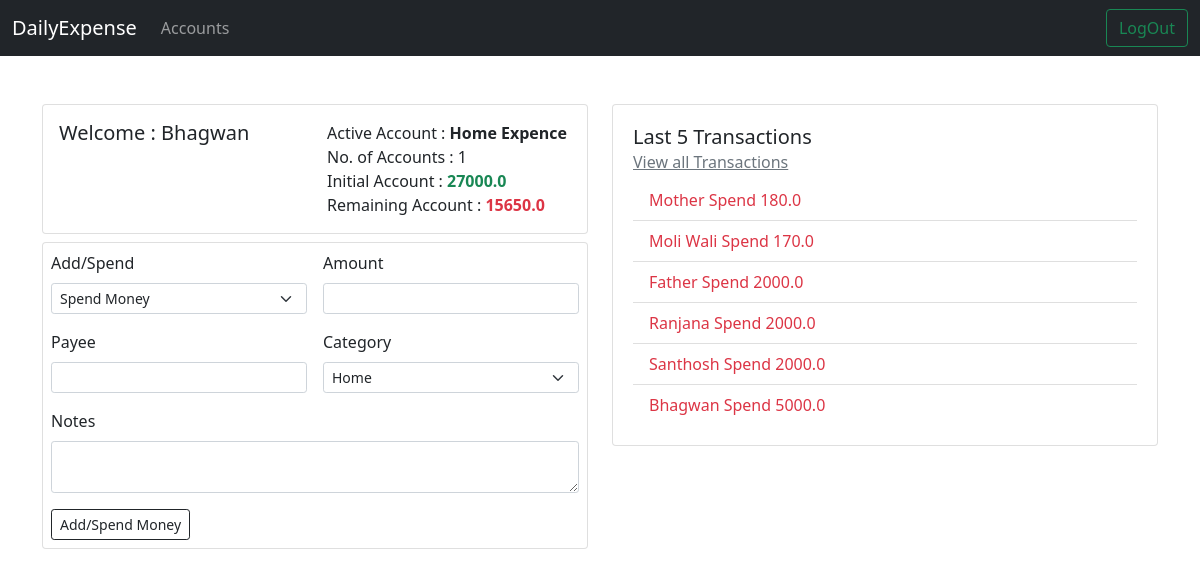
The page /dashboard (signed in) on the database its author committed.
### models.py (models this page shows)
class User(db.Model, UserMixin):
	id = db.Column(db.Integer, primary_key=True)
	username = db.Column(db.String(50), unique=True, nullable=False)
	email = db.Column(db.String(50), unique=True, nullable=False)
	password = db.Column(db.String(150), nullable=False)
	exp_account = db.relationship('ExpenceAccount')

class ExpenceAccount(db.Model):
	id = db.Column(db.Integer, primary_key=True)
	account_name = db.Column(db.String(100), nullable=False)
	category = db.Column(db.String(50), nullable=False)
	initial_amount = db.Column(db.Float, nullable=False)
	remaining_amount = db.Column(db.Float, nullable=False, default=0.0)
	created = db.Column(db.DateTime(timezone=True), nullable=False, default=func.now())
	current = db.Column(db.Integer, nullable=False, default=0)
	user_id = db.Column(db.Integer, db.ForeignKey('user.id'))
	expence = db.relationship('Expence')

class Expence(db.Model):
	id  = db.Column(db.Integer, primary_key=True)
	amount = db.Column(db.Float, nullable=False)
	payee = db.Column(db.String(150), nullable=False)
	category = db.Column(db.String(150), nullable=False)
	notes = db.Column(db.String(300), nullable=False)
	add_spend = db.Column(db.Integer, nullable=False, default=0)
	created = db.Column(db.DateTime(timezone=True), default=func.now())
	exp_acc_id = db.Column(db.Integer, db.ForeignKey('expence_account.id'))

### views.py (the view, shortened to what this page needs)
@views_bp.route('/dashboard', methods=['GET', 'POST'])
@login_required
def dashboard():
	form = AddSpend()
	user = User.query.filter_by(id=current_user.id).first()
	account = ExpenceAccount.query.filter_by(user_id=current_user.id).all()
	no_of_acc = len(account)
	active_acc = None
	if account:
		for acc in account:
			if acc.current == 1:
				active_acc = acc
	if active_acc is not None:
		last_5_exp = Expence.query.filter_by(exp_acc_id=active_acc.id).order_by(desc(Expence.id)).limit(10).all()
	else:
		last_5_exp = None
	return render_template('home_pages/dashboard.html', user=user, form=form, no_of_acc=no_of_acc, active_acc=active_acc, last_5_exp=last_5_exp)

### forms.py
class AddSpend(FlaskForm):
	add_spend = SelectField('Add/Spend', choices=[(0, 'Spend Money'), (1, 'Add Money')])
	amount = FloatField('Amount', validators=[DataRequired(message="Accept Numbers only.")])
	payee = StringField('Payee', validators=[DataRequired(), Length(min=5, max=30)])
	category = SelectField('Category', choices=[('home', 'Home'), ('personal', 'Personal'), ('hospital', 'Hospital'), ('post', 'Post Office'), ('other', 'Other')])
	notes = TextAreaField('Notes')
	exp_acc_id = IntegerField()

### __init__.py (called while the page is built)
def create_app():
	app = Flask(__name__)
	app.config['SECRET_KEY'] = 'dev'
	app.config['SQLALCHEMY_TRACK_MODIFICATIONS'] = False
	app.config['SQLALCHEMY_DATABASE_URI'] = f"sqlite:///{DB_NAME}"
	app.config['PER_PAGE'] = 3
	db.init_app(app)
	from .auth import auth_bp
	from .views import views_bp
	app.register_blueprint(auth_bp, url_prefix='/auth')
	app.register_blueprint(views_bp, url_prefix='')
	create_database(app)
	from .models import User, ExpenceAccount, Expence
	login_manager = LoginManager()
	login_manager.login_view = 'auth_bp.login'
	login_manager.init_app(app)
	@login_manager.user_loader
	def load_user(id):
		return User.query.get(int(id))
	return app

### templates/home_pages/dashboard.html (shortened to what this page needs)
        {% extends 'base.html' %}
        {% block nav %}
        <ul class="navbar-nav me-auto mb-2 mb-lg-0">
            <li class="nav-item">
                <a class="nav-link" aria-current="page" href="{{ url_for('views_bp.accounts') }}">Accounts</a>
            </li>
        </ul>
        <form class="d-flex" method="POST">
            <a class="btn btn-outline-success" href="{{ url_for('auth_bp.logout') }}">LogOut</a>
        </form>
        {% endblock %}
        {% block content %}
        <div class="container mt-5 ">
            <div class="row">
                <div class="col-sm col-md col-lg mb-2">
                    <div class="card" >
                      <div class="card-body">
                        <div class="row">
                            <div class="col">
                                {% if user %}
                                <h5 class="card-title">Welcome : {{ user.username.title() }}</h5>
                                {% endif %}
                            </div>
                            <div class="col">
                                    {% if active_acc %}
                                    <span>Active Account : <b>{{ active_acc.account_name.title() }}</b></span>
                                    <br/>
                                    <span>No. of Accounts : {{ no_of_acc }}</span>
                                    <br/>
                                    <span>Initial Account : <b class="text-success">{{ active_acc.initial_amount }} </b></span>
                                    <br/>
                                    <span>Remaining Account : <b class="text-danger">{{ active_acc.remaining_amount }} </b> </span>
                                    {% endif %}
                            </div>
                        </div>
                    </div>
                </div>
                {% if active_acc %}
                <div class="card p-2 mt-2">
                   <form class="row g-3" method="POST">
                      <div class="col-md-6">
                        {{ form.add_spend.label(class='form-label') }}
                        {{ form.add_spend(class='form-select form-select-sm')}}
                    </div>
                    <div class="col-md-6">
                        {{ form.amount.label(class='form-label') }}
                        {{ form.amount(class='form-control form-control-sm') }}
                    </div>
                    <div class="col-6">
                        {{ form.payee.label(class='form-label') }}
                        {{ form.payee(class='form-control form-control-sm') }}
                    </div>
                    <div class="col-6">
                        {{ form.category.label(class='form-label') }}
                        {{ form.category(class='form-select form-select-sm') }}
                    </div>
                    <div class="col-12">
                        {{ form.notes.label(class='form-label') }}
                        {{ form.notes(class='form-control form-control-sm', rows=2) }}
                    </div>
            <div class="col-12">
                <button type="submit" class="btn btn-outline-dark btn-sm">Add/Spend Money</button>
            </div>
        </form>
 </div>
 {% endif %}
            </div>
            <div class="col-sm col-md col-lg ">
                <div class="card p-1" >
                    <div class="card-body">
                        <h5 class="card-title">Last 5 Transactions</h5>
                    <h6 class="card-subtitle mb-2 "><a href="{{ url_for('views_bp.transactions') }}" class="link-secondary">View all Transactions</a></h6>
                    {% if last_5_exp %}
                    <ul class="list-group list-group-flush">
                        {% for tx in last_5_exp %}
                            {% if tx.add_spend == 0 %}
                            <li class="list-group-item text-danger">{{tx.payee.title()}} Spend {{ tx.amount }} </li>
                            {% elif tx.add_spend == 1 %}
                            <li class="list-group-item text-success">{{tx.payee.title()}} Added {{ tx.amount }} </li>
                            {% endif %}
                        {% endfor %}
                  </ul>
                  {% endif %}
                    </div>
                </div>
        </div>
    </div>
</div>
{% endblock %}

### rows shown on the page
User: username "Bhagwan"
ExpenceAccount: account_name "Home Expence", initial_amount "27000.0", remaining_amount "15650.0"
Expence: payee "Mother", amount "180.0"
Expence: payee "Moli Wali", amount "170.0"
Expence: payee "Father", amount "2000.0"
Expence: payee "Ranjana", amount "2000.0"
Expence: payee "Santhosh", amount "2000.0"
Expence: payee "Bhagwan", amount "5000.0"

### other values the page prints
{{ no_of_acc }} "1"
